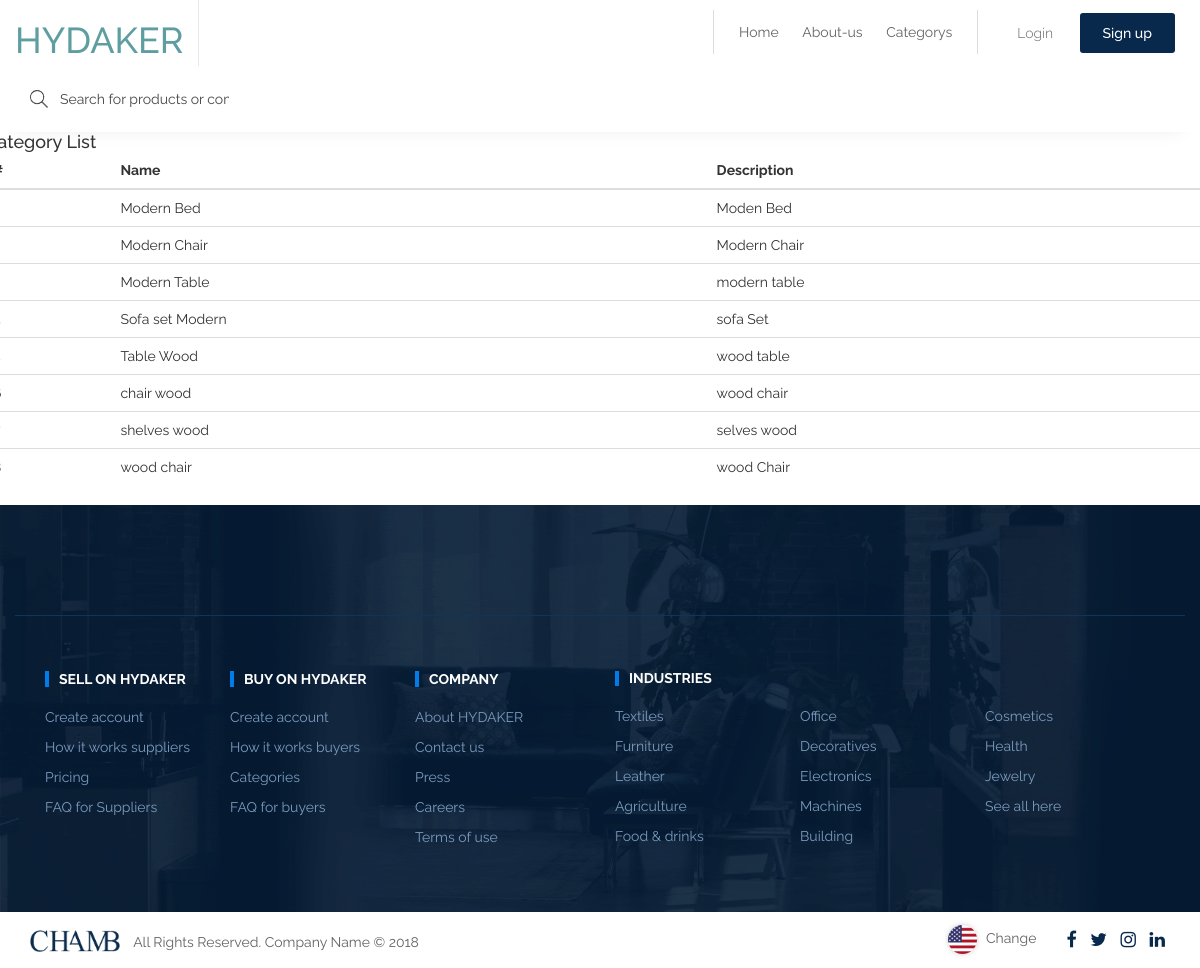
The page /product/allcategory_list/ on the database its author committed.
### product/models.py (models this page shows, shortened)
class Category(models.Model):
    name=models.CharField(max_length=50,db_index=True)
    description=models.CharField(max_length=200)
    image=models.ImageField(upload_to='category_image')
    category_type=models.CharField(max_length=20,choices=category_types,default=sofa)
    slug = models.SlugField(max_length=200, db_index=True, unique=True)
    class Meta:
        ordering = ('name',)
        verbose_name = 'category'
        verbose_name_plural = 'categories'

### product/views.py (the view)
# urls.py: path('allcategory_list/',views.allcategory_list,name='allcategory_list'),
def allcategory_list(request):
    list=Category.objects.all()
    return render(request,'product/category_view.html',{'list':list})

### templates/product/category_view.html (shortened to what this page needs)
{% extends 'index.html' %} {% block title %}Category List{% endblock title %}  {% block content %}
<div class="row">
    <div class="col-xl-12">
        <div class="card">
            <div class="card-body">
                <h4 class="box-title">Category List </h4>
            </div>
            <div class="card-body--">
                <div class="table-stats order-table ov-h">
                    <table class="table ">
                        <thead>
                            <tr>
                                <th class="serial">#</th>
                                <th>Name</th>
                                <th>Description</th>
                            </tr>
                        </thead>
                        <tbody>
                            {% if list %} {% for list in list %}
                            <tr>
                                <td class="serial">{{ forloop.counter }}</td>
                                <td>{{ list.name }}</td>
                                <td>{{ list.description }}</td>
                            </tr>
                            {% endfor %} {% else %}
                            <tr>
                                <td>No Category Data</td>
                            </tr>
                            {% endif %}
                        </tbody>
                    </table>
                </div>
            </div>
        </div>
    </div>
</div>
{% endblock content %}

### static/css/style.css (style rules this page uses)
body { font-family: 'Raleway', sans-serif; font-weight: 400; margin: 0px; overflow-x: hidden; padding: 0px; }
h1, h2, h3, h4, h5 { margin: 0 }
h1, h2, h3, h4, h5, h6 { margin: 0px; padding: 0px; }

### rows shown on the page
Category: name "Modern Bed", description "Moden Bed"
Category: name "Modern Chair", description "Modern Chair"
Category: name "Modern Table", description "modern table"
Category: name "Sofa set Modern", description "sofa Set"
Category: name "Table Wood", description "wood table"
Category: name "chair wood", description "wood chair"
Category: name "shelves wood", description "selves wood"
Category: name "wood chair", description "wood Chair"
